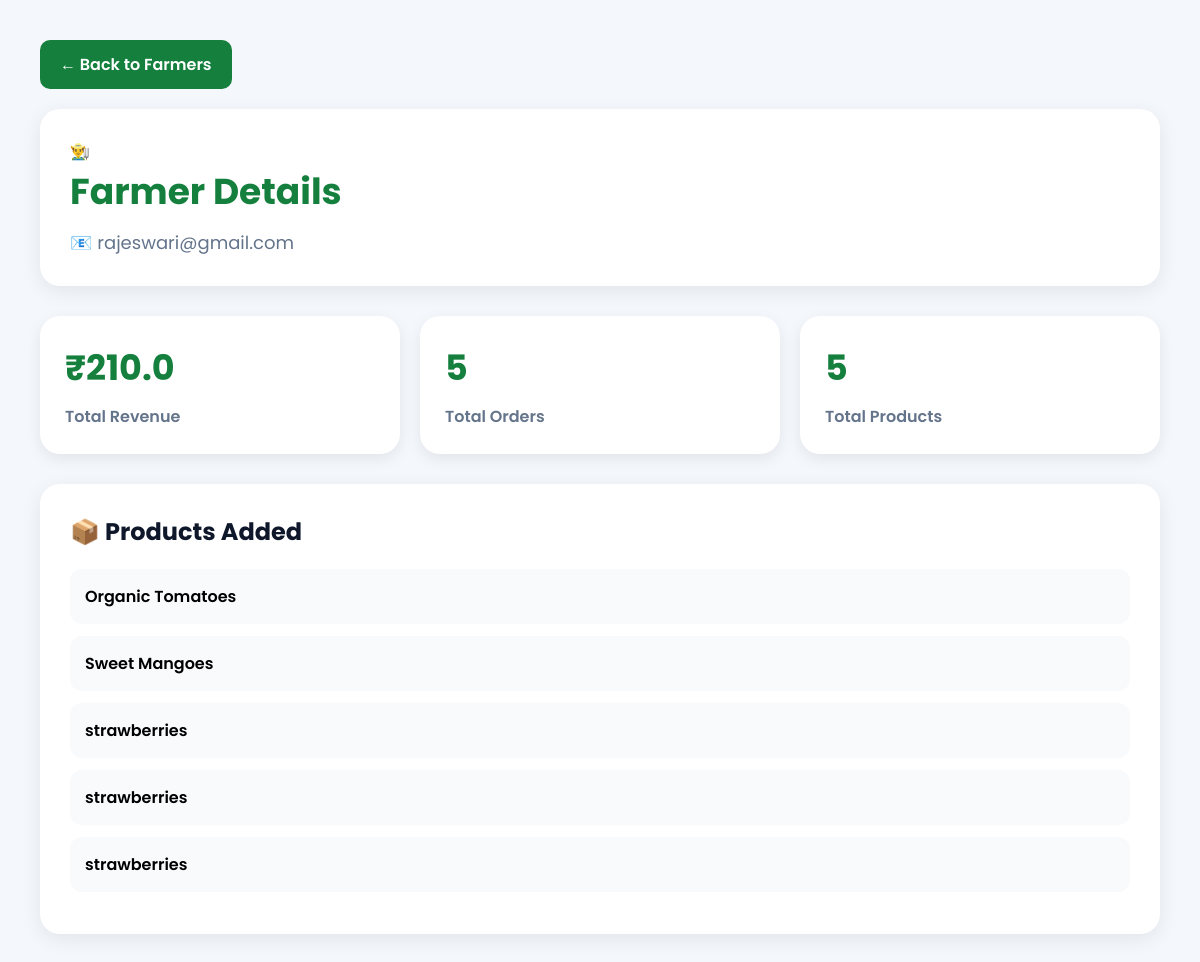
/admin-farmer-details/6 (signed in), run on an earlier commit of the app's database.
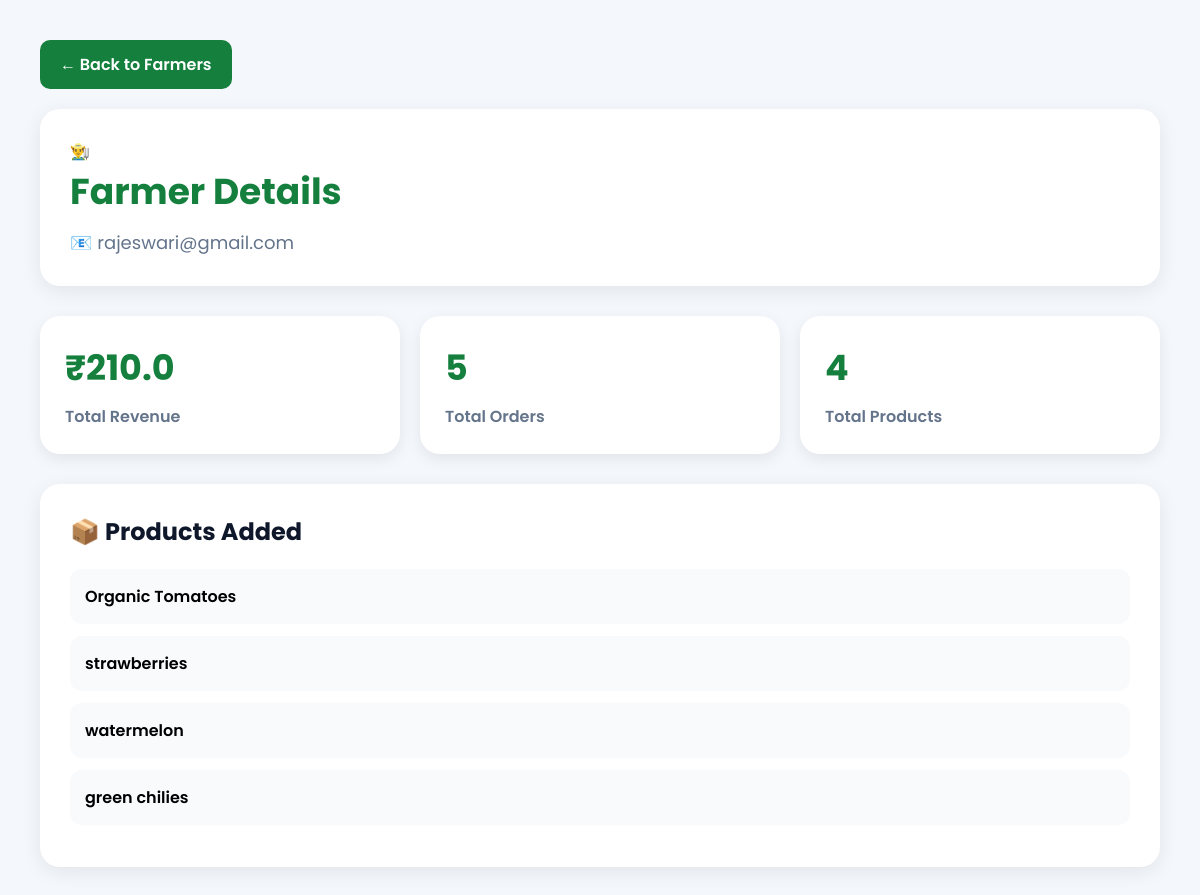
And on a later commit of the database.
### tables this page shows
CREATE TABLE users (
            id INTEGER PRIMARY KEY AUTOINCREMENT,
            fullname TEXT NOT NULL,
            email TEXT UNIQUE NOT NULL,
            phone TEXT UNIQUE NOT NULL,
            password TEXT NOT NULL,
            role TEXT NOT NULL
        , status TEXT DEFAULT 'Pending', is_blocked INTEGER DEFAULT 0, verified INTEGER DEFAULT 0);

CREATE TABLE products (

            id INTEGER PRIMARY KEY AUTOINCREMENT,

            name TEXT NOT NULL,

            category TEXT NOT NULL,

            price REAL NOT NULL,

            stock INTEGER NOT NULL,

            description TEXT,

            image TEXT

        , farmer_id INTEGER);

### app.py (the view)
@app.route("/admin-farmer-details/<int:farmer_id>")
def adminFarmerDetails(farmer_id):
    conn = get_db_connection()
    farmer = conn.execute(
        """
        SELECT *
        FROM users
        WHERE id = ?
        """,
        (farmer_id,)
    ).fetchone()
    products = conn.execute(
        """
        SELECT *
        FROM products
        WHERE farmer_id = ?
        """,
        (farmer_id,)
    ).fetchall()
    total_revenue = conn.execute(
        """
        SELECT COALESCE(SUM(total_price),0) as revenue
        FROM orders
        WHERE farmer_id = ?
        AND status IN ('Delivered','Completed')
        """,
        (farmer_id,)
    ).fetchone()["revenue"]
    total_orders = conn.execute(
        """
        SELECT COUNT(*) as total
        FROM orders
        WHERE farmer_id = ?
        """,
        (farmer_id,)
    ).fetchone()["total"]
    conn.close()
    return render_template(
        "admin-farmer-details.html",
        farmer=farmer,
        products=products,
        total_revenue=total_revenue,
        total_orders=total_orders
    )

### db.py (called while the page is built)
def get_db_connection():
    conn = sqlite3.connect("database.db")
    conn.row_factory = sqlite3.Row
    return conn

### templates/admin-farmer-details.html (shortened to what this page needs)
<!DOCTYPE html>
<html>
<head>
</head>
<body>
<div class="container">
<a href="/manage-farmers.html" class="back-btn">
← Back to Farmers
</a>
<div class="header">
<p class="name">
👨‍🌾 {{ farmer.name }}
</p>
<h1>Farmer Details</h1>
<p class="email">
📧 {{ farmer.email }}
</p>
</div>
<div class="stats">
<div class="card">
<h2>₹{{ total_revenue }}</h2>
<p>Total Revenue</p>
</div>
<div class="card">
<h2>{{ total_orders }}</h2>
<p>Total Orders</p>
</div>
<div class="card">
<h2>{{ products|length }}</h2>
<p>Total Products</p>
</div>
</div>
<div class="products-box">
<h2>📦 Products Added</h2>
{% if products %}
{% for product in products %}
<div class="product-item">
{{ product.name }}
</div>
{% endfor %}
{% else %}
<div class="empty-products">
No Products Added Yet
</div>
{% endif %}
</div>
</div>
</body>
</html>

### templates/admin-farmer-details.html (style rules this page uses)
* { margin:0; padding:0; box-sizing:border-box; font-family:'Poppins',sans-serif; }
body { background:#f4f7fb; padding:40px; }
.container { max-width:1200px; margin:auto; }
.header { background:white; padding:30px; border-radius:20px; box-shadow:0 5px 20px rgba(0,0,0,0.08); margin-bottom:30px; }
.header h1 { color:#15803d; font-size:36px; }
.email { color:#64748b; margin-top:10px; font-size:18px; }
.stats { display:grid; grid-template-columns:repeat(auto-fit,minmax(250px,1fr)); gap:20px; margin-bottom:30px; }
.card { background:white; padding:25px; border-radius:20px; box-shadow:0 5px 15px rgba(0,0,0,0.08); }
.card h2 { font-size:35px; color:#15803d; }
.card p { margin-top:10px; color:#64748b; font-weight:600; }
.products-box { background:white; padding:30px; border-radius:20px; box-shadow:0 5px 20px rgba(0,0,0,0.08); }
.products-box h2 { margin-bottom:20px; color:#0f172a; }
.product-item { padding:15px; background:#f8fafc; border-radius:12px; margin-bottom:12px; font-weight:600; }
.back-btn { display:inline-block; margin-bottom:20px; padding:12px 20px; background:#15803d; color:white; text-decoration:none; border-radius:10px; font-weight:600; }

What changed in the data, as far as the page shows it:
removed products: name "Sweet Mangoes"
removed products: name "strawberries"
removed products: name "strawberries"
added products: name "watermelon"
added products: name "green chilies"
Also different on the page:
{{ products|length }}: "5" → "4"
